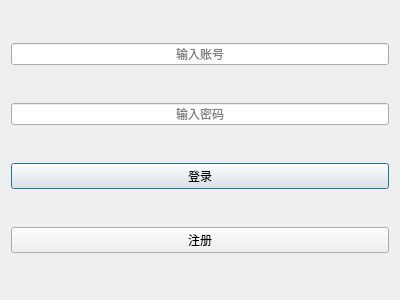
<?xml version="1.0" encoding="UTF-8"?>
<ui version="4.0">
 <class>Login_Dialog</class>
 <widget class="QDialog" name="Login_Dialog">
  <property name="geometry">
   <rect>
    <x>0</x>
    <y>0</y>
    <width>400</width>
    <height>300</height>
   </rect>
  </property>
  <property name="windowTitle">
   <string>登录</string>
  </property>
  <layout class="QHBoxLayout" name="horizontalLayout">
   <item>
    <layout class="QVBoxLayout" name="verticalLayout">
     <item>
      <widget class="QLineEdit" name="lineEdit_username">
       <property name="sizePolicy">
        <sizepolicy hsizetype="Expanding" vsizetype="Fixed">
         <horstretch>0</horstretch>
         <verstretch>0</verstretch>
        </sizepolicy>
       </property>
       <property name="alignment">
        <set>Qt::AlignCenter</set>
       </property>
       <property name="placeholderText">
        <string>输入账号</string>
       </property>
      </widget>
     </item>
     <item>
      <widget class="QLineEdit" name="lineEdit_password">
       <property name="echoMode">
        <enum>QLineEdit::Password</enum>
       </property>
       <property name="alignment">
        <set>Qt::AlignCenter</set>
       </property>
       <property name="placeholderText">
        <string>输入密码</string>
       </property>
      </widget>
     </item>
     <item>
      <widget class="QPushButton" name="pushButton_login">
       <property name="text">
        <string>登录</string>
       </property>
      </widget>
     </item>
     <item>
      <widget class="QPushButton" name="pushButton_signup">
       <property name="text">
        <string>注册</string>
       </property>
      </widget>
     </item>
    </layout>
   </item>
  </layout>
 </widget>
 <resources/>
 <connections/>
</ui>
